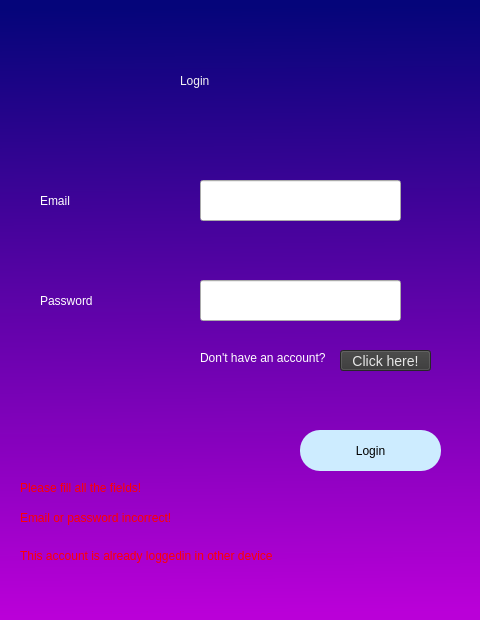
<?xml version="1.0" encoding="UTF-8"?>
<ui version="4.0">
 <class>Dialog</class>
 <widget class="QDialog" name="Dialog">
  <property name="geometry">
   <rect>
    <x>0</x>
    <y>0</y>
    <width>480</width>
    <height>620</height>
   </rect>
  </property>
  <property name="windowTitle">
   <string>Dialog</string>
  </property>
  <property name="styleSheet">
   <string notr="true">QWidget#Dialog{
background-color: qlineargradient(spread:pad, x1:0, y1:0, x2:0.008, y2:0.994, stop:0.0152381 rgba(5, 5, 122, 255), stop:1 rgba(186, 0, 216, 255));}</string>
  </property>
  <widget class="QLabel" name="label">
   <property name="geometry">
    <rect>
     <x>180</x>
     <y>50</y>
     <width>131</width>
     <height>61</height>
    </rect>
   </property>
   <property name="styleSheet">
    <string notr="true">font: 28pt &quot;MS Shell Dlg 2&quot;; color: rgb(243, 243, 243)</string>
   </property>
   <property name="text">
    <string>Login </string>
   </property>
  </widget>
  <widget class="QLabel" name="label_2">
   <property name="geometry">
    <rect>
     <x>40</x>
     <y>170</y>
     <width>141</width>
     <height>61</height>
    </rect>
   </property>
   <property name="styleSheet">
    <string notr="true">font: 15pt &quot;MS Shell Dlg 2&quot;;
color: rgb(255, 255, 255);</string>
   </property>
   <property name="text">
    <string>Email</string>
   </property>
  </widget>
  <widget class="QLabel" name="label_3">
   <property name="geometry">
    <rect>
     <x>40</x>
     <y>270</y>
     <width>141</width>
     <height>61</height>
    </rect>
   </property>
   <property name="styleSheet">
    <string notr="true">font: 15pt &quot;MS Shell Dlg 2&quot;;
color: rgb(255, 255, 255);</string>
   </property>
   <property name="text">
    <string>Password</string>
   </property>
  </widget>
  <widget class="QLineEdit" name="i_email">
   <property name="geometry">
    <rect>
     <x>200</x>
     <y>180</y>
     <width>201</width>
     <height>41</height>
    </rect>
   </property>
  </widget>
  <widget class="QLineEdit" name="i_password">
   <property name="geometry">
    <rect>
     <x>200</x>
     <y>280</y>
     <width>201</width>
     <height>41</height>
    </rect>
   </property>
  </widget>
  <widget class="QPushButton" name="bt_login">
   <property name="geometry">
    <rect>
     <x>300</x>
     <y>430</y>
     <width>141</width>
     <height>41</height>
    </rect>
   </property>
   <property name="styleSheet">
    <string notr="true">border-radius:20px;
font: 75 14pt &quot;MS Shell Dlg 2&quot;;
background-color: rgb(205, 236, 255);</string>
   </property>
   <property name="text">
    <string>Login</string>
   </property>
  </widget>
  <widget class="QLabel" name="label_4">
   <property name="geometry">
    <rect>
     <x>200</x>
     <y>350</y>
     <width>161</width>
     <height>16</height>
    </rect>
   </property>
   <property name="styleSheet">
    <string notr="true">color:rgb(255, 255, 255)</string>
   </property>
   <property name="text">
    <string>Don't have an account? </string>
   </property>
  </widget>
  <widget class="QPushButton" name="bt_click">
   <property name="geometry">
    <rect>
     <x>340</x>
     <y>350</y>
     <width>91</width>
     <height>21</height>
    </rect>
   </property>
   <property name="styleSheet">
    <string notr="true">background-color:#363636; font-size:14px; color: rgb(230, 230, 230)</string>
   </property>
   <property name="text">
    <string>Click here!</string>
   </property>
  </widget>
  <widget class="QLabel" name="lbl_fields">
   <property name="geometry">
    <rect>
     <x>20</x>
     <y>480</y>
     <width>211</width>
     <height>16</height>
    </rect>
   </property>
   <property name="styleSheet">
    <string notr="true">color:rgb(255, 0, 0);
font: 75 12pt &quot;MS Shell Dlg 2&quot;;</string>
   </property>
   <property name="text">
    <string>Please fill all the fields!</string>
   </property>
  </widget>
  <widget class="QLabel" name="lbl_incorrect">
   <property name="geometry">
    <rect>
     <x>20</x>
     <y>510</y>
     <width>271</width>
     <height>16</height>
    </rect>
   </property>
   <property name="styleSheet">
    <string notr="true">color:rgb(255, 0, 0);
font: 75 12pt &quot;MS Shell Dlg 2&quot;;</string>
   </property>
   <property name="text">
    <string>Email or password incorrect!</string>
   </property>
  </widget>
  <widget class="QLabel" name="lbl_loged">
   <property name="geometry">
    <rect>
     <x>20</x>
     <y>540</y>
     <width>441</width>
     <height>31</height>
    </rect>
   </property>
   <property name="styleSheet">
    <string notr="true">color:rgb(255, 0, 0);
font: 75 12pt &quot;MS Shell Dlg 2&quot;;</string>
   </property>
   <property name="text">
    <string>This account is already loggedin in other device</string>
   </property>
  </widget>
 </widget>
 <resources/>
 <connections/>
</ui>
